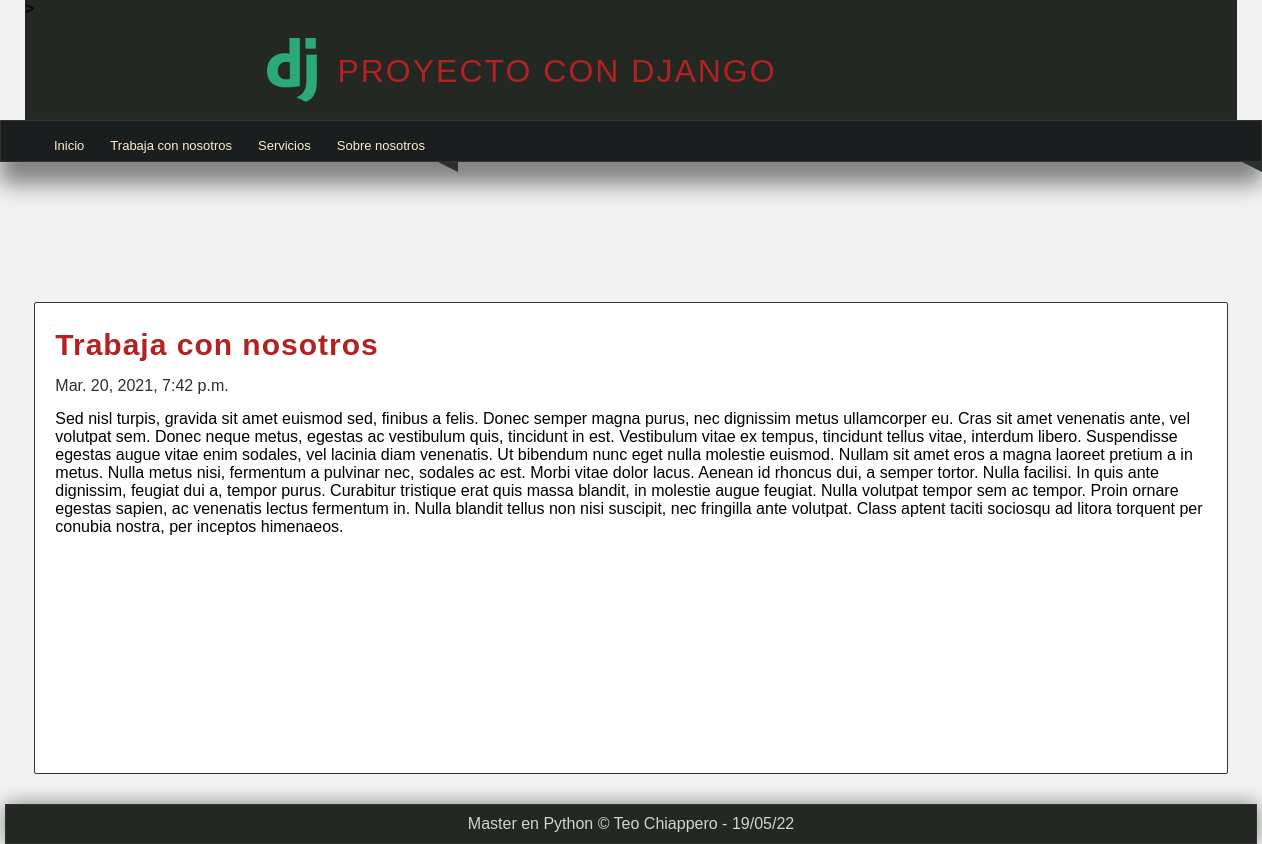
The app's page /pagina/trabaja-con-nosotros with its own data.
### pages/models.py (models this page shows, shortened)
class Page(models.Model):
    title = models.CharField(max_length=50, verbose_name="Título")
    content = RichTextField(verbose_name="Contenido")
    slug = models.CharField(max_length=150, verbose_name="URL amigable", unique=True)
    order = models.IntegerField(verbose_name="Orden", default=0)
    visible = models.BooleanField(verbose_name="Visible?")
    created_at = models.DateTimeField(verbose_name="Creado el", auto_now_add=True)
    updated_at = models.DateTimeField(verbose_name="Actualizado el", auto_now=True)
    class Meta:
        verbose_name = "Página"
        verbose_name_plural = "Páginas"

### pages/views.py (the view)
# urls.py: path('pagina/<str:slug>', views.page, name="pagina")
def page (request, slug):
    page = Page.objects.get(slug=slug)
    return render(request, "pages/page.html", {
        "page": page
    })

### pages/context_processor.py (called while the page is built)
def get_pages(request):
    pages = Page.objects.filter(visible=True).order_by('order').values_list('id', 'title', 'slug')
    return {
        'pages': pages
    }

### pages/templates/pages/page.html (shortened to what this page needs)
{% extends 'layouts/layout.html' %}
{%block content%}
    <h1 class="title">{{page.title}}</h1>
    <span class="date"> {{page.created_at}}</span>
    <p class="content">{{page.content|safe}}</p>
{%endblock%}

### Mainapp/templates/layouts/layout.html (shortened to what this page needs)
{% load static %}
<!DOCTYPE html>
<html lang="es">
<head metacharset="utf-8">
    {% load static %}
    <link rel="stylesheet" href="{% static 'css\styles.css' %}">
</head>
<body>
    <header>
        >
        <div id="logotipo">
            <img src="{% static '\images\logo.png' %}" />
            <h1>Proyecto con Django</h1>
        </div>
    </header>
    <nav>
        <ul>
            <li>
                <a href="{% url 'inicio' %}">Inicio</a>
            </li>
            {% for page in pages %}
                <li>
                    <a href="{% url 'pagina' page.2 %}">{{page.1}}</a>
                </li>
            {% endfor %}
        </ul>
    </nav>
    <div class="barra">
        <span class="esquina-izquierda"></span>
        <span class="esquina-derecha"></span>
    </div>
    <div id="content">
        <div class="box">
            {% block content %}{% endblock %}
        </div>
    </div>
    <footer>
        Master en Python &copy; Teo Chiappero - {% now "d/m/y" %}
    </footer>
</body>
</html>

### Mainapp/static/css/styles.css (style rules this page uses)
* { margin: 0px; padding: 0px; font-family: Arial, Helvetica, sans-serif; text-decoration: none; }
body { background-color: #f2f2f2; }
header { width: 1212px; height: 120px; background-color: #232823; margin: 0px auto; }
#logotipo { width: 60%; height: 140%; margin: auto; }
#logotipo img { display: block; float:left; width: 50px; margin-top: 20px; }
#logotipo h1 { display: block; margin-top: 35px; margin-left: 20px; letter-spacing: 2px; text-transform: uppercase; font-weight: lighter; color: firebrick; float: left; }
nav { width: 1250; height: 40px; margin: 0 auto; background-color: #1b1e1f; border: 1px solid #333333; box-shadow: 0px 22px 22px gray; font-size: 13px; }
nav ul { list-style: none; text-decoration: none; }
nav ul li { line-height: 40px; float: left; }
nav ul li a { display: block; padding-right: 13px; padding-left: 13px; color: blanchedalmond; }
p, h2, h3, ul { margin-top: 5px; margin-bottom: 5px; }
ul,ol { margin-left: 40px; margin-bottom: 10px; }
#content { width:1212px; min-height: 430px; margin: 0 auto; margin-bottom: 30px; margin-top: 30px; }
.box { background: white; width: 95%; min-height: 430px; padding:20px; border: 1px solid #333333; margin: 0 auto; border-radius: 2px; }
.title { color: #b22222; letter-spacing: 1px; font-size: 30px; margin-bottom: 10px; margin-top: 5px; }
.date { display: block; margin-top: 15px; margin-bottom: 15px; color: #2b2f30; }
footer { width: 1250px; background-color:#232823 ; border: 1px solid #333; color: #d1d4d1; text-align: center; padding-top: 10px; margin: 0 auto; padding-bottom: 10px; box-shadow: 0px 0px 20px gray; }
.barra { width: 1250; margin: 0 auto; margin-bottom: 140px; }
.esquina-izquierda { display: block; border-left: 20px solid transparent; border-top: 10px solid #2b2f30 ; float:left; }
.esquina-derecha { display: block; border-left: 20px solid transparent; border-top: 10px solid #2b2f30 ; float:right; }

### records on screen
Page: title "Trabaja con nosotros", created_at "Mar. 20, 2021, 7:42 p.m.", content "Sed nisl turpis, gravida sit amet euismod sed, finibus a felis. Donec semper magna purus, nec dignissim metus ullamcorper eu. Cras sit amet venenatis ante, vel volutpat sem. Donec neque metus, egestas ac vestibulum quis, tincidunt in est. Vestibulum vitae ex tempus, tincidunt tellus vitae, interdum libero. Suspendisse egestas augue vitae enim sodales, vel lacinia diam venenatis. Ut bibendum nunc eget nulla molestie euismod. Nullam sit amet eros a magna laoreet pretium a in metus. Nulla metus nisi, fermentum a pulvinar nec, sodales ac est. Morbi vitae dolor lacus. Aenean id rhoncus dui, a semper tortor. Nulla facilisi. In quis ante dignissim, feugiat dui a, tempor purus. Curabitur tristique…"
Page: title "Servicios"
Page: title "Sobre nosotros"
